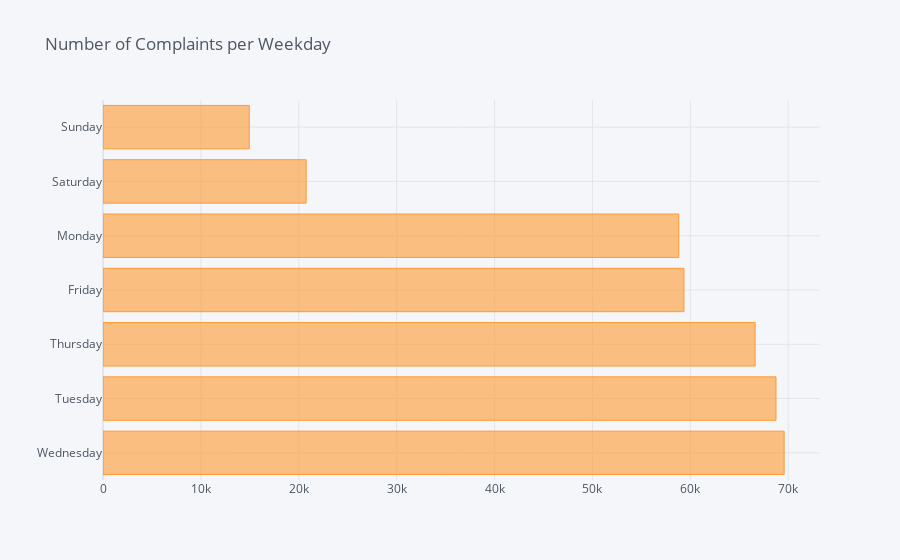

The cell this chart's notebook holds for it:
### Code cell
cc_train['Week_Days'].value_counts().iplot(kind ='barh',title ='Number of Complaints per Weekday')

### Figure 1 — Plotly figure (JSON) as saved in the notebook; plotly's stock layout.template omitted (floating-point values rounded to 4 significant figures)
{"data": [{"marker": {"color": "rgba(255, 153, 51, 0.6)", "line": {"color": "rgba(255, 153, 51, 1.0)", "width": 1}}, "name": "Week_Days", "orientation": "h", "text": "", "type": "bar", "x": [69583, 68750, 66618, 59348, 58817, 20752, 14942], "y": ["Wednesday", "Tuesday", "Thursday", "Friday", "Monday", "Saturday", "Sunday"]}], "layout": {"legend": {"bgcolor": "#F5F6F9", "font": {"color": "#4D5663"}}, "paper_bgcolor": "#F5F6F9", "plot_bgcolor": "#F5F6F9", "title": {"font": {"color": "#4D5663"}, "text": "Number of Complaints per Weekday"}, "xaxis": {"gridcolor": "#E1E5ED", "showgrid": true, "tickfont": {"color": "#4D5663"}, "title": {"font": {"color": "#4D5663"}, "text": ""}, "zerolinecolor": "#E1E5ED"}, "yaxis": {"gridcolor": "#E1E5ED", "showgrid": true, "tickfont": {"color": "#4D5663"}, "title": {"font": {"color": "#4D5663"}, "text": ""}, "zerolinecolor": "#E1E5ED"}}}
